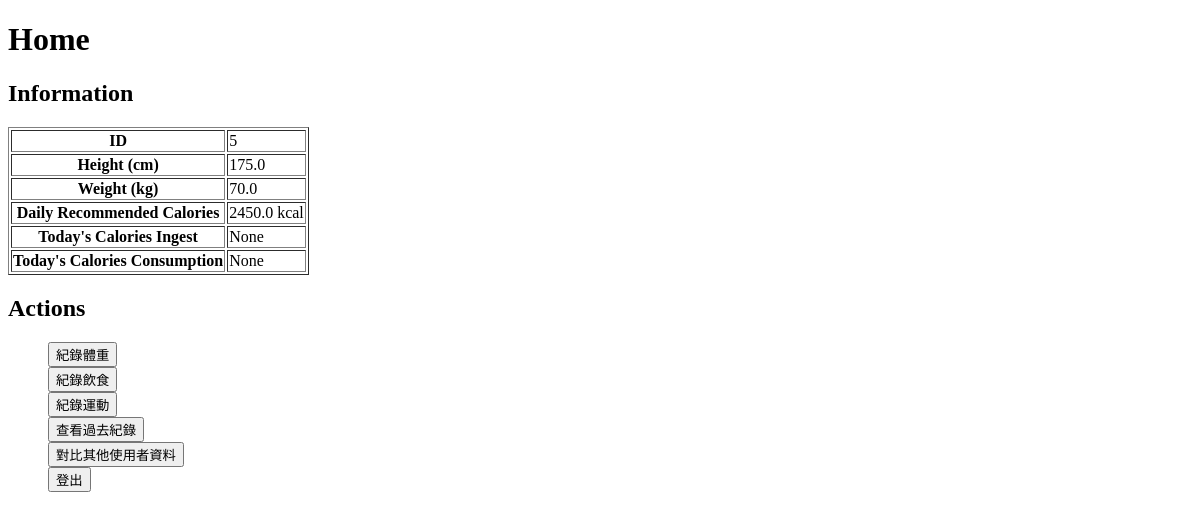
Before: /user_home/5 with the older database file.
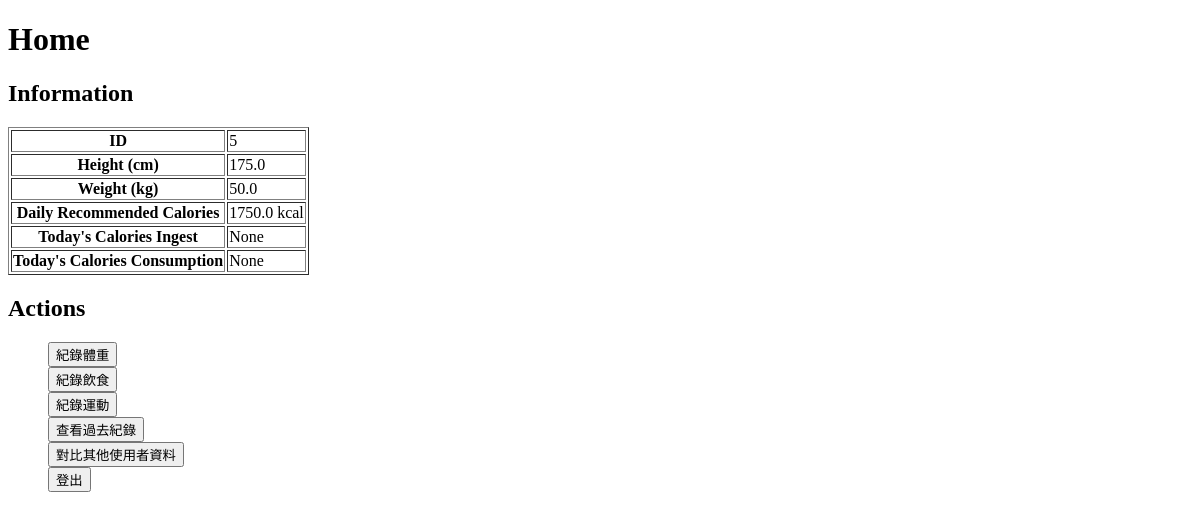
After: the same page with the newer database file.
### app.py (models this page shows)
class User(db.Model):
    id = db.Column(db.Integer, primary_key=True, autoincrement=True)
    weight = db.Column(db.Float, nullable=False)
    height = db.Column(db.Float, nullable=False)

### app.py (the view)
@app.route('/user_home/<int:user_id>')
def user_home(user_id):
    user = User.query.get(user_id)
    today_calories_consumption = (
        db.session.query(
            func.sum(UserExerciseRecord.calories_consumption)
        )
        .filter(UserExerciseRecord.user_id == user_id)
        .filter(UserExerciseRecord.date == datetime.utcnow().date())
        .scalar()
    )
    today_calories_ingest = (
        db.session.query(
            func.sum(UserCaloriesRecord.calories_ingest)
        )
        .filter(UserCaloriesRecord.user_id == user_id)
        .filter(UserCaloriesRecord.date == datetime.utcnow().date())
        .scalar()
    )
    return render_template('user_home.html',
                            user=user,
                            today_calories_consumption=today_calories_consumption,
                            today_calories_ingest=today_calories_ingest)

### templates/user_home.html (shortened to what this page needs)
<!DOCTYPE html>
<html lang="en">
<head>
</head>
<body>
    <h1>Home</h1>
    <h2>Information</h2>
    <table border="1">
        <tr>
            <th>ID</th>
            <td>{{ user.id }}</td>
        </tr>
        <tr>
            <th>Height (cm)</th>
            <td>{{ user.height }}</td>
        </tr>
        <tr>
            <th>Weight (kg)</th>
            <td>{{ user.weight }}</td>
        </tr>
        <tr>
            <th>Daily Recommended Calories</th>
            <td>{{ 35 * user.weight }} kcal</td>
        </tr>
        <tr>
            <th>Today's Calories Ingest</th>
            <td>{{ today_calories_ingest }}</td>
        </tr>
        <tr>
            <th>Today's Calories Consumption</th>
            <td>{{ today_calories_consumption }}</td>
        </tr>
    </table>
    <h2>Actions</h2>
    <ul>
        <form action="/record_weight" method="get">
            <button type="submit">紀錄體重</button>
        </form>
        <form action="/record_food" method="get">
            <button type="submit">紀錄飲食</button>
        </form>
        <form action="/record_exercise" method="get">
            <button type="submit">紀錄運動</button>
        </form>
        <form action="/view_past_week_records" method="get">
            <button type="submit">查看過去紀錄</button>
        </form>
        <form action="/compare_user_records" method="get">
            <button type="submit">對比其他使用者資料</button>
        </form>
        <form action="/" method="get">
            <button type="submit">登出</button>
        </form>
    </ul>
</body>
</html>

Changed rows visible on the page:
changed User id 5: weight "70.0" → "50.0"; 35*user.weight "2450.0" → "1750.0"
